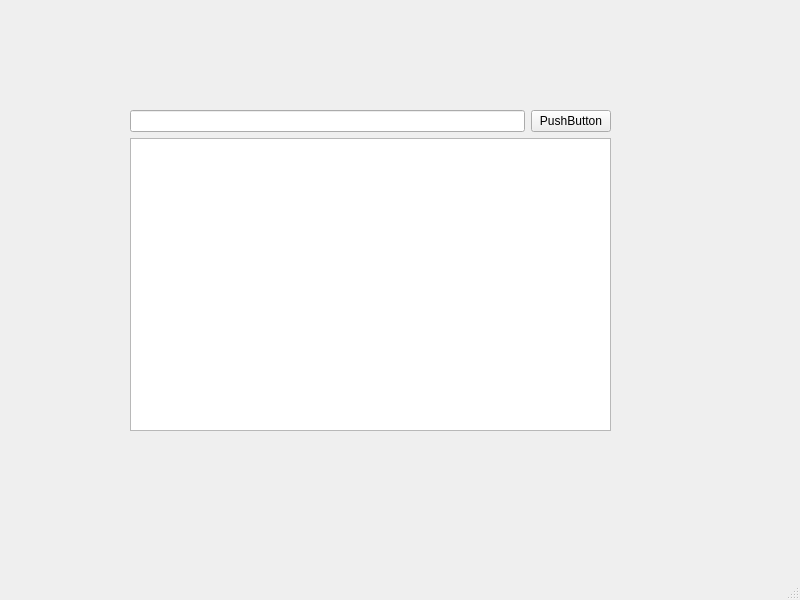
<?xml version="1.0" encoding="UTF-8"?>
<ui version="4.0">
 <class>MainWindow</class>
 <widget class="QMainWindow" name="MainWindow">
  <property name="geometry">
   <rect>
    <x>0</x>
    <y>0</y>
    <width>800</width>
    <height>600</height>
   </rect>
  </property>
  <property name="windowTitle">
   <string>MainWindow</string>
  </property>
  <widget class="QWidget" name="centralwidget">
   <widget class="QWidget" name="">
    <property name="geometry">
     <rect>
      <x>130</x>
      <y>110</y>
      <width>481</width>
      <height>321</height>
     </rect>
    </property>
    <layout class="QGridLayout" name="gridLayout">
     <item row="0" column="0">
      <layout class="QHBoxLayout" name="horizontalLayout">
       <item>
        <widget class="QLineEdit" name="lineEdit_msg"/>
       </item>
       <item>
        <widget class="QPushButton" name="pushButton_send">
         <property name="text">
          <string>PushButton</string>
         </property>
        </widget>
       </item>
      </layout>
     </item>
     <item row="1" column="0">
      <widget class="QTextEdit" name="textEdit_recied"/>
     </item>
    </layout>
   </widget>
  </widget>
  <widget class="QMenuBar" name="menubar">
   <property name="geometry">
    <rect>
     <x>0</x>
     <y>0</y>
     <width>800</width>
     <height>21</height>
    </rect>
   </property>
  </widget>
  <widget class="QStatusBar" name="statusbar"/>
 </widget>
 <resources/>
 <connections/>
</ui>
